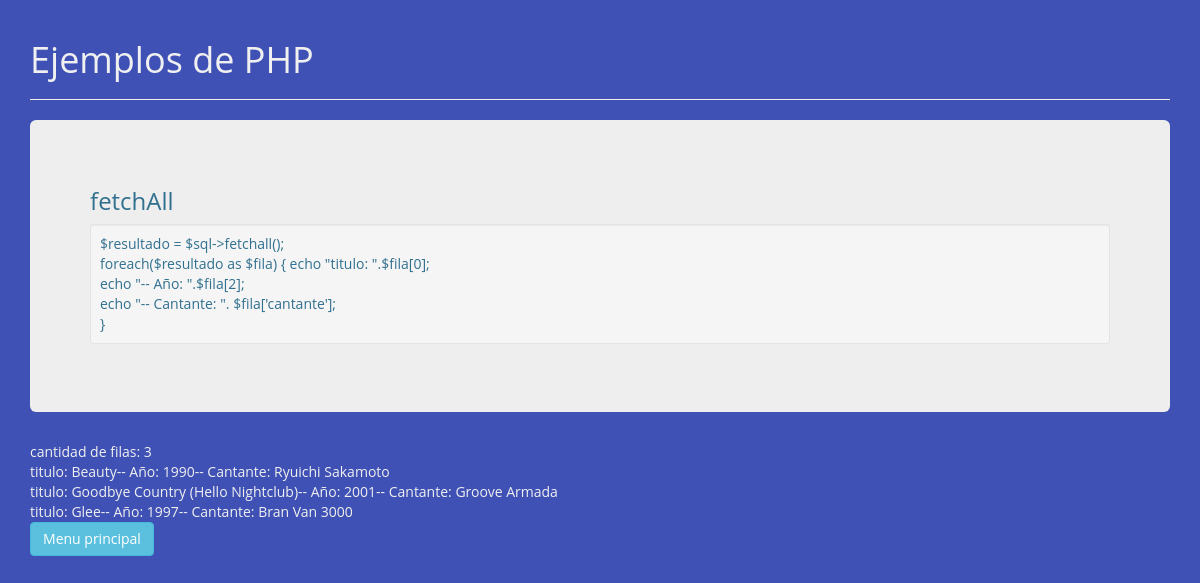
The page /Carpetas_Externas/PDOEjemplo-master/ejemplo1PDO.php on the database its author committed.
### tables this page shows
CREATE TABLE IF NOT EXISTS `cds` (
  `titel` varchar(200) DEFAULT NULL,
  `interpret` varchar(200) DEFAULT NULL,
  `jahr` int(11) DEFAULT NULL,
`id` bigint(20) unsigned NOT NULL
);

### Carpetas_Externas/PDOEjemplo-master/ejemplo1PDO.php (the view, shortened to what this page needs)
<!DOCTYPE html>
<html>
     <head>
        <link rel="stylesheet" href="http://maxcdn.bootstrapcdn.com/bootstrap/3.3.4/css/bootstrap.min.css">
        <link rel="stylesheet" type="text/css" href="estilo.css">
    </head>
    <body>
      <div class="container">
            <div class="page-header">
                <h1>Ejemplos de PHP</h1>
            </div>
            <div class="jumbotron">
             <h3 class="text-info"> fetchAll</h3>
             <div class="well well-sm text-info">
                     $resultado = $sql->fetchall();<br />
                           foreach($resultado as $fila)
                            {
                              echo "titulo: ".$fila[0];<br />
                              echo "-- Año: ".$fila[2];<br />
                              echo "-- Cantante: ". $fila['cantante'];<br />
                            }
            </div>
            </div>
                    <?php
                        try
                        {
                          $db = new PDO('mysql:host=localhost;dbname=cdcol;charset=utf8', 'root', '', array(PDO::ATTR_EMULATE_PREPARES => false,PDO::ATTR_ERRMODE => PDO::ERRMODE_EXCEPTION));
                          $sql = $db->query('SELECT titel as titulo,interpret as cantante, jahr as año  FROM cds ');
                          $catidadFilas = $sql->rowCount();
                          echo "cantidad de filas: ".$catidadFilas."<br>";
                          $resultado = $sql->fetchall();
                            foreach($resultado as $fila)
                            {
                              echo "titulo: ".$fila[0];
                              echo "-- Año: ".$fila[2];
                              echo "-- Cantante: ". $fila['cantante'].'<br />';
                            }
                        }
                        catch(PDOException $ex)
                        {
                          echo "error ocurrido!";
                            echo $ex->getMessage();
                        }
                    ?>
                    <a class="btn btn-info" href="indexPDO.html">Menu principal</a>
                  </div>
    </body>
</html>

### Carpetas_Externas/PDOEjemplo-master/estilo.css (style rules this page uses)
* { margin:0; padding:0; }
body { margin: 0 auto; color:#f0f0f0; background:#3f51b5; font-family:'Open Sans',sans-serif; }

### rows shown on the page
cds: titel "Beauty", jahr "1990", interpret "Ryuichi Sakamoto"
cds: titel "Goodbye Country (Hello Nightclub)", jahr "2001", interpret "Groove Armada"
cds: titel "Glee", jahr "1997", interpret "Bran Van 3000"

### other values the page prints
$catidadFilas "3"
